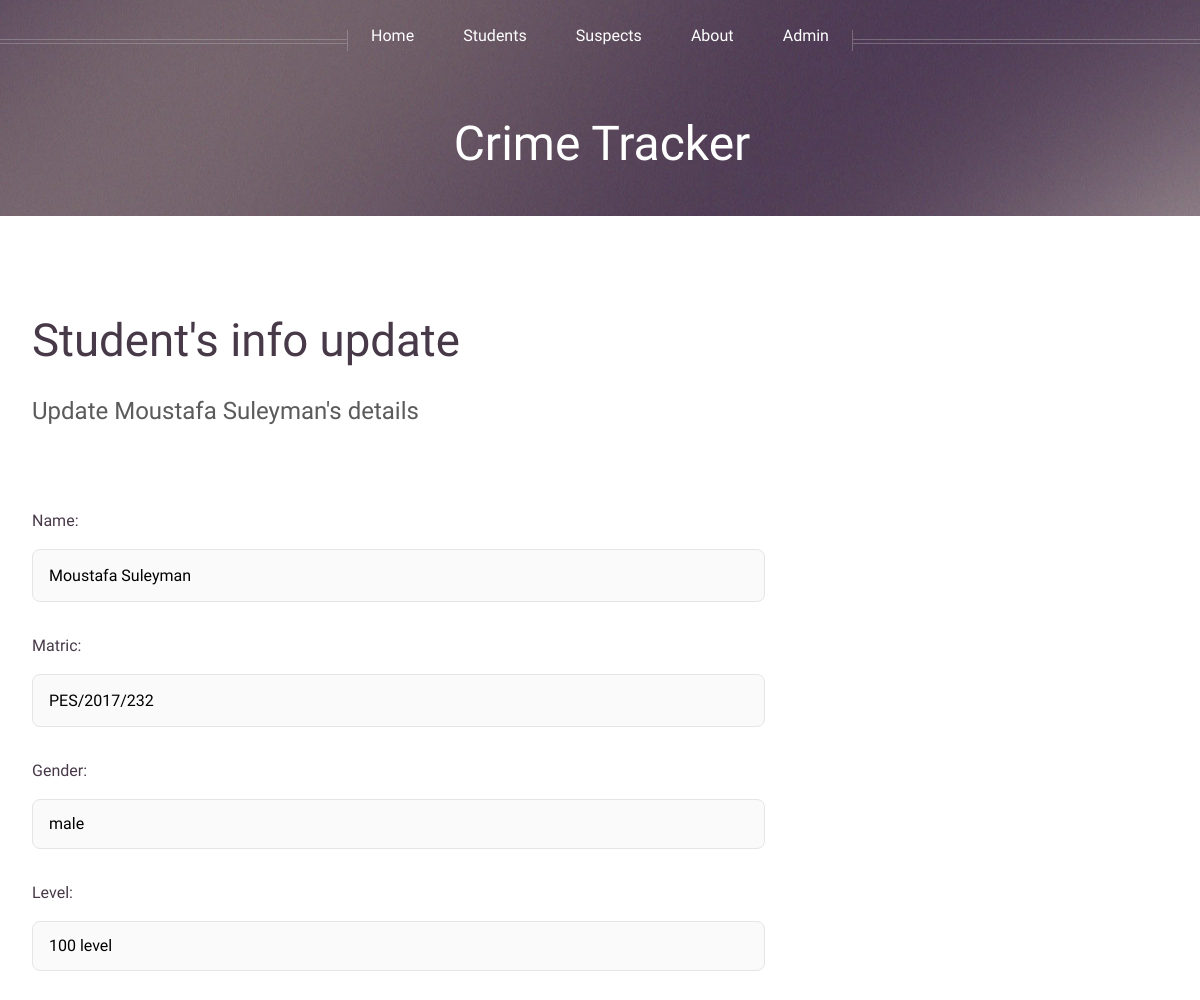
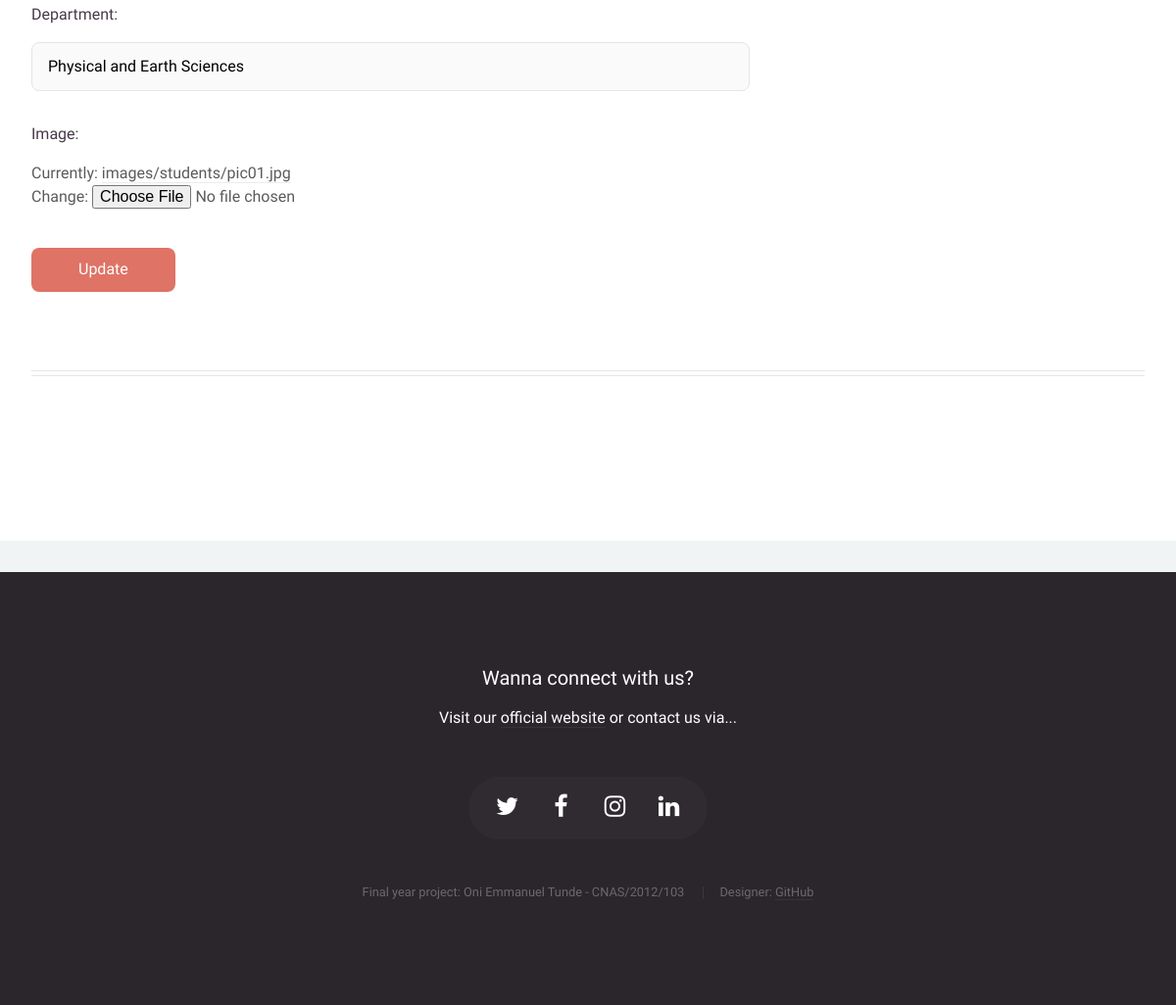
/students/update/16/, run on the app's committed database (2 pictures, top to bottom).
### students/models.py (models this page shows, shortened)
class Student(models.Model):
    name = models.CharField(max_length=255, name='name')
    matric = models.CharField(max_length=13, name='matric')
    GENDER = (('F', 'female'), ('M', 'male'))
    gender = models.CharField(max_length=1, choices=GENDER, name='gender')
    DEPARTMENT = (('ICT', 'Information and Communication Technology'),
                  ('PES', 'Physical and Earth Sciences'),
                  ('BIO', 'Biological Sciences'))
    department = models.CharField(max_length=50, choices=DEPARTMENT, name='department')
    LEVEL = (('100', '100 level'), ('200', '200 level'), ('300', '300 level'),
             ('400', '400 level'), ('500', '500 level'))
    level = models.CharField(max_length=10, choices=LEVEL, name='level')
    UPLOAD_PATH = f'images/{StudentsConfig.name}'
    image = models.ImageField(storage=fs, upload_to=UPLOAD_PATH, default='', name='image')

### students/views.py (the view)
# urls.py: path('update/<int:pk>/', views.StudentUpdate.as_view(), name='update'),
class StudentUpdate(UpdateView):
    template_name = 'students/update.html'
    model = Student
    fields = ['name', 'matric', 'gender', 'level', 'department', 'image']

### students/templates/students/update.html (shortened to what this page needs)
{% extends 'public/_layouts/_rightbar.html' %}
{% block body %}
  <div class="wrapper style1">
    <div class="container">
      <div class="row 200%">
        <div class="8u 12u(mobile)">
          <article id="main">
            <header>
              <h2><a href="">Student's info update</a></h2>
              <p>Update {{ student.name }}'s details</p>
            </header>
            <form action="" method="POST" class="uniform" enctype="multipart/form-data">
              {% include 'students/_includes/_form.html' %}
              <footer>
                <input type="submit" value="Update" class="button">
              </footer>
            </form>
          </article>
        </div>
        <div class="4u 12u(mobile)" id="sidebar">
        </div>
      </div>
      <hr>
    </div>
  </div>
{% endblock %}

### students/templates/students/_includes/_form.html (shortened to what this page needs)
<ul>
  {% for field in form %}
    <li class="form-group">
      <section>
        <label for="{{ field.id }}">{{ field.label_tag }}</label>
        {{ field }}
      </section>
    </li>
  {% endfor %}
</ul>

### data on the page
Student: name "Moustafa Suleyman", form "Moustafa Suleyman" "PES/2017/232" "male" "100 level" "Physical and Earth Sciences"

### other printed values
{{ field.label_tag }} "Name:" "Matric:" "Gender:" "Level:" "Department:" "Image:"
